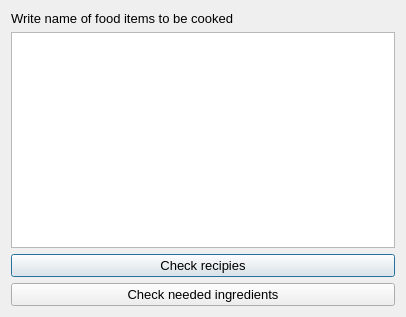
<?xml version="1.0" encoding="UTF-8"?>
<ui version="4.0">
 <class>cook_Dialog</class>
 <widget class="QDialog" name="cook_Dialog">
  <property name="geometry">
   <rect>
    <x>0</x>
    <y>0</y>
    <width>406</width>
    <height>317</height>
   </rect>
  </property>
  <property name="windowTitle">
   <string>Dialog</string>
  </property>
  <property name="styleSheet">
   <string notr="true">font-size:13px;</string>
  </property>
  <layout class="QHBoxLayout" name="horizontalLayout">
   <item>
    <layout class="QVBoxLayout" name="verticalLayout_3">
     <item>
      <layout class="QVBoxLayout" name="verticalLayout_2">
       <item>
        <widget class="QLabel" name="label">
         <property name="text">
          <string>Write name of food items to be cooked</string>
         </property>
        </widget>
       </item>
       <item>
        <widget class="QPlainTextEdit" name="names_plainTextEdit"/>
       </item>
      </layout>
     </item>
     <item>
      <layout class="QVBoxLayout" name="verticalLayout">
       <item>
        <widget class="QPushButton" name="check_recipie_pushButton">
         <property name="text">
          <string>Check recipies</string>
         </property>
        </widget>
       </item>
       <item>
        <widget class="QPushButton" name="ing_pushButton">
         <property name="text">
          <string>Check needed ingredients</string>
         </property>
        </widget>
       </item>
      </layout>
     </item>
    </layout>
   </item>
  </layout>
 </widget>
 <resources/>
 <connections/>
</ui>
